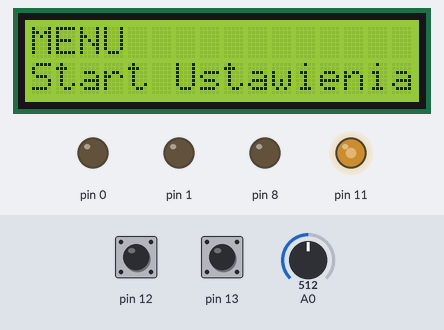
Simulated run of this sketch. Board: Arduino Uno, built with avr-gcc and run on an emulated ATmega328P. On the bench: 16×2 character LCD, output pins drawn as LEDs (lit = HIGH). The inputs (shaded band) are chosen by the test bench; at power-on: pin 12 HIGH, A0 = 512, pin 13 HIGH.

Above: at 0.8 s.
0.9 s: pin 12 pulled LOW for 0.15 s
At 2.3 s:
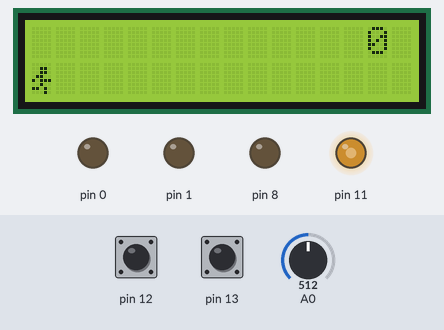
2.8 s: A0 set to 716
At 3.3 s:
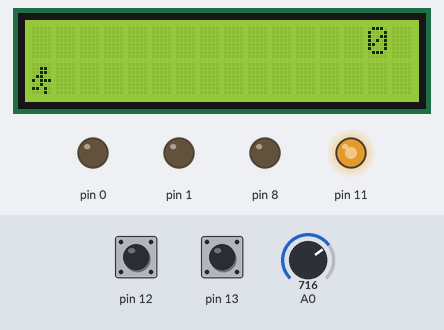
4.3 s: A0 set to 1023
At 5.5 s:
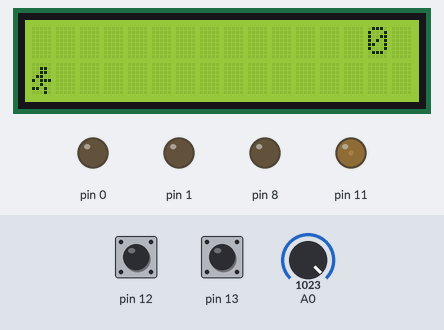
5.8 s: A0 set to 306
At 6.9 s:
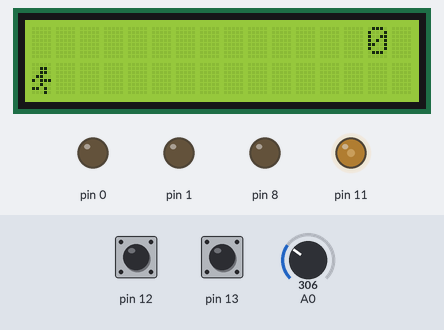
Timing chart, 0 to 8.3 s (numbered marks = the images above; inputs shaded):
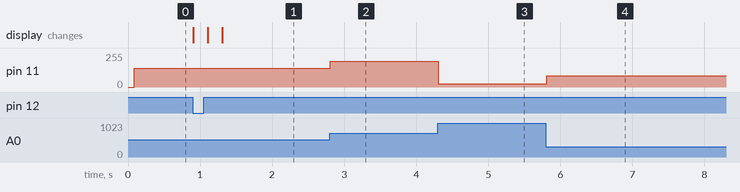

The sketch:

GRA.ino
```cpp
#include <LiquidCrystal.h>
LiquidCrystal lcd(2,3,4,5,6,7);

float t=10.0;
int count=1,score=0,i=16, sterowanie=13, last_bright=175;

byte run1[] = {
  B00000,
  B00110,
  B00110,
  B01100,
  B10111,
  B00100,
  B11010,
  B00010
};
byte run2[] = {
  B00000,
  B00110,
  B00110,
  B11101,
  B10110,
  B00100,
  B00110,
  B01100
};
byte jumpOver[] = {
  B00110,
  B00110,
  B01111,
  B10100,
  B00110,
  B01001,
  B11000,
  B11000
};
byte jump1[] = {
  B00110,
  B00110,
  B01111,
  B10100,
  B00110,
  B01001,
  B00000,
  B00000
};
byte jump2[] = {
  B00000,
  B00110,
  B00110,
  B01111,
  B10100,
  B00110,
  B01001,
  B00000
};


byte block2[] = {
  B00000,
  B00000,
  B00000,
  B00000,
  B00000,
  B00000,
  B11000,
  B11000
};

byte crash1[] = {
  B00000,
  B00110,
  B00110,
  B01100,
  B10110,
  B00100,
  B01011,
  B10111
};

byte crash2[] = {
  B11111,
  B11001,
  B11001,
  B10011,
  B01001,
  B11011,
  B10100,
  B01000
};

int menu()
{
  int start=0;
  while(start==0)
  {

    brightness();
    lcd.setCursor(0,0);
    lcd.print("MENU");
    lcd.setCursor(0,1);
    lcd.print("Start Ustawienia");
    if(digitalRead(12)==LOW)
    {
      lcd.setCursor(0,1);
    lcd.print("                ");
      delay(200);
    lcd.setCursor(0,1);
    lcd.print("Start           ");
      delay(200);
      lcd.clear();
      start=1;
    }
    if(digitalRead(13)==LOW)
    {
      lcd.setCursor(0,1);
    lcd.print("                ");
      delay(200);
    lcd.setCursor(0,1);
    lcd.print("      Ustawienia");
      delay(200);
      lcd.clear();
      ustawienia();
    }
  }
  lcd.clear();
}

int ustawienia()
{
  int back=0;
  while(back==0)
  {
    //brightness();
    lcd.setCursor(0,0);
    lcd.print("USTAWIENIA");
    lcd.setCursor(0,1);
    lcd.print("Przyciski  Gesty");
    if(digitalRead(12)==LOW)
    {
      lcd.setCursor(0,1);
    lcd.print("                ");
      delay(200);
    lcd.setCursor(0,1);
    lcd.print("Przyciski       ");
      delay(200);
      lcd.clear();
      sterowanie=13;
     back=1;
    }
    if(digitalRead(13)==LOW)
    {
      lcd.setCursor(0,1);
      lcd.print("                ");
      delay(200);
    lcd.setCursor(0,1);
    lcd.print("           Gesty");
      delay(200);
      lcd.clear();
      sterowanie=1;
      back=1;
    }
  }
}

int gesty()
{
  long czas, dystans;
   digitalWrite(8, LOW);
  delayMicroseconds(2);
  digitalWrite(8, HIGH);
  delayMicroseconds(10);
  digitalWrite(8, LOW);
  czas = pulseIn(9, HIGH);
  dystans = czas/58;
  if(dystans<10)
  {
    digitalWrite(0,HIGH);
    return 1;
  }
  else
  {
    digitalWrite(1,HIGH);
    return 0;
  }
}

int akcja()
{
  if(sterowanie==1)
  {
    return gesty();
  }
  else
  {
    if(digitalRead(13)==LOW)
    {
      return 1;
    }
    else
    {
      return 0;
    }
   }
}

int action_jump(int i)
  {

    if(akcja()==1)
     {
      if(i==16)
      {
       lcd.setCursor(0,1);
       lcd.write(4);
       if(i==1)
       delay(40*t);
       else
       {
      delay(10*t);}
      lcd.setCursor(0,1);
      lcd.write(6);//animacja nad klockiem
      lcd.write(" ");
      count++;
      score++;
      delay(40*t);


      }
      else
      {
     lcd.setCursor(0,1);
       lcd.write(4);
      delay(10*t);
      lcd.setCursor(0,1);
      lcd.write(3);
      delay(30*t);
      lcd.setCursor(i,1);
      lcd.write(5);
      lcd.write(" ");


      i--;
      delay(10*t);
      if(i<1)
      {
        lcd.setCursor(1,1);
        lcd.print(" ");
        i=16;
       }
      delay(40*t);
      lcd.setCursor(0,1);
      lcd.write(4);
      delay(10*t);
     }
     }
    else
    {
     delay(10*t);
     if(akcja()==0)
      {
        delay(10*t);
      }
      if(akcja()==0)
      {
        delay(10*t);
      }
      if(akcja()==0)
      {
        delay(10*t);
        if(i==16)
        {
          i=-1;
        }
      }


    }
    digitalWrite(1,LOW);
    digitalWrite(0,LOW);
    return i;
  }

  void gameOver()
{
  int j;
  for(j=0;j<4;j++)
  {
    brightness();
    lcd.setCursor(0,1);
    lcd.write(7);
    lcd.print(" ");
    delay(500);
    lcd.setCursor(0,1);
    lcd.write(8);
    lcd.print(" ");
    delay(500);
  }
  while(digitalRead(13)==HIGH)
  {
  lcd.setCursor(0,0);
  lcd.print("PRZEGRANA");
  brightness();
  }
  delay(250);


  lcd.setCursor(0,1);
  lcd.clear();
  i=16;
  score=0;
  count=1;
  t=10.0;
  menu();
}

void brightness()
{
  int b;
  b=analogRead(A0)/4;
  b=(b+last_bright)/2;
  if(b<1)
  {
    b=1; //trzyma minimalną jasn
  }
  last_bright=b;
  analogWrite(11,b*1.1);
}

void setup()
{
  lcd.begin(16,2);
  lcd.createChar(1, run1);
  lcd.createChar(2, run2);
  lcd.createChar(3, jump1);
  lcd.createChar(4, jump2);
  lcd.createChar(5, block2);
  lcd.createChar(6, jumpOver);
  lcd.createChar(7, crash1);
  lcd.createChar(8,crash2);
  lcd.home();
  lcd.setCursor(0,1);

  pinMode(13,INPUT_PULLUP);
  pinMode(12,INPUT_PULLUP);
  pinMode(A0,INPUT);
  pinMode(11,OUTPUT);
  pinMode(0,OUTPUT);
  pinMode(1,OUTPUT);
  pinMode(8,OUTPUT);
  pinMode(9,INPUT);
  brightness();
 menu();
}

int x=0;
void loop()
{

  brightness();

   lcd.setCursor(14,0);
   lcd.print(score);
   lcd.setCursor(0,1);
   lcd.write(1);
   lcd.setCursor(1,1);
   lcd.print(" ");
   lcd.setCursor(i,1);
   lcd.write(5);
   lcd.write(" ");

   /* tu podmienić żeby były przerwania!
   i--;
   if(i<1)
   {
    i=16;
   }

   i=action_jump(i);
   brightness();
   if(i==-1)
   {
    gameOver();
   }
   lcd.setCursor(0,1);
   lcd.write(2);
   i=action_jump(i);
   if(i==-1)
   {
    gameOver();
   }


   if(count>1)
   {
    t=0.8*t;
    count=1;
   }
*/

 // czas=pulseIn(echo,HIGH);
//  dystans=czas/5800.00;


}
```

Measured:
- after the input at 0.9 s, the display: first changes at once (image 1 shows a later state)
- after the input at 2.8 s, pin 11: 140/255 → 195/255 at once
- after the input at 4.3 s, pin 11: 195/255 → 23/255 at once
- after the input at 5.8 s, pin 11: 23/255 → 83/255 at once
